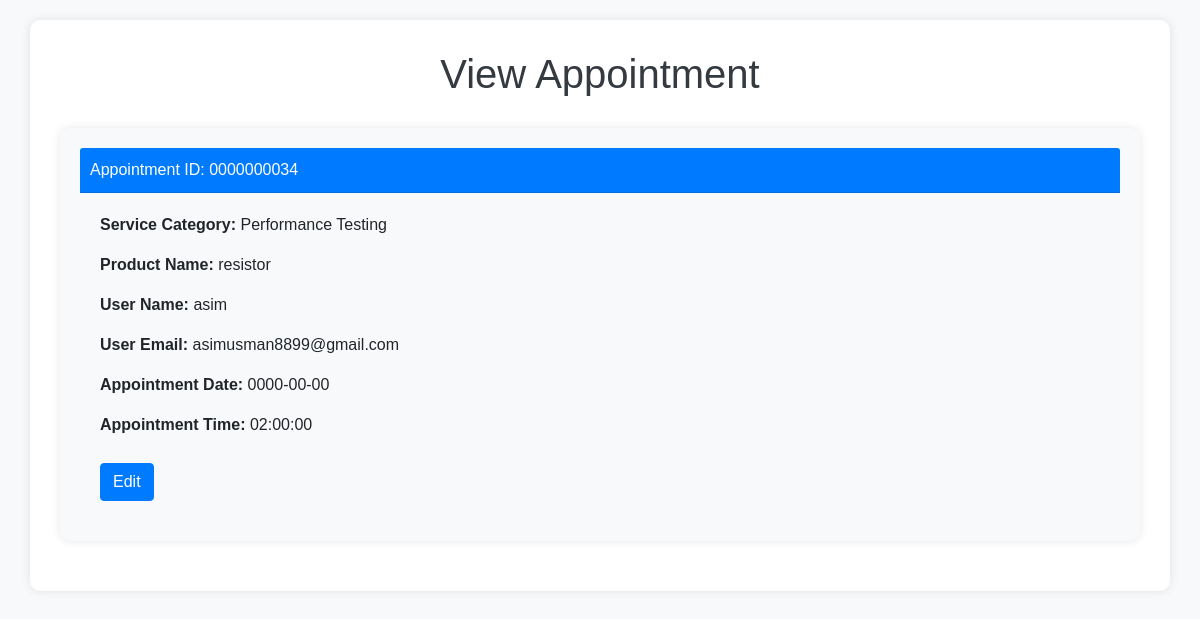
Page /website/view_appointment.php?id=34 on the committed database.
### tables this page shows
CREATE TABLE `appointment` (
  `id` int(10) UNSIGNED ZEROFILL NOT NULL,
  `service_category` varchar(255) NOT NULL,
  `product_name` varchar(255) NOT NULL,
  `user_name` varchar(255) NOT NULL,
  `user_email` varchar(255) NOT NULL,
  `tester_name` varchar(255) DEFAULT NULL,
  `appointment_date` date NOT NULL,
  `appointment_time` time NOT NULL,
  `created_at` timestamp NOT NULL DEFAULT current_timestamp()
);

### website/view_appointment.php (the view, shortened to what this page needs)
<!DOCTYPE html>
<html lang="en">
<head>
    <link href="https://stackpath.bootstrapcdn.com/bootstrap/4.5.2/css/bootstrap.min.css" rel="stylesheet">
</head>
<body>
    <div class="container">
        <h1>View Appointment</h1>
        <?php
        include "config.php";
        if (isset($_GET['id'])) {
            $appointment_id = $_GET['id'];
            $appointment_query = "SELECT * FROM appointment WHERE id = $appointment_id";
            $appointment_result = mysqli_query($conn, $appointment_query);
            if (mysqli_num_rows($appointment_result) > 0) {
                $appointment = mysqli_fetch_assoc($appointment_result);
        ?>
                <div class="appointment-card">
                    <div class="card-header">
                        Appointment ID: <?php echo $appointment['id']; ?>
                    </div>
                    <div class="card-body">
                        <p><strong>Service Category:</strong> <?php echo $appointment['service_category']; ?></p>
                        <p><strong>Product Name:</strong> <?php echo $appointment['product_name']; ?></p>
                        <p><strong>User Name:</strong> <?php echo $appointment['user_name']; ?></p>
                        <p><strong>User Email:</strong> <?php echo $appointment['user_email']; ?></p>
                        <p><strong>Appointment Date:</strong> <?php echo $appointment['appointment_date']; ?></p>
                        <p><strong>Appointment Time:</strong> <?php echo $appointment['appointment_time']; ?></p>
                        <a href="edit_appointment.php?id=<?php echo $appointment['id']; ?>" class="btn btn-primary btn-edit">Edit</a>
                    </div>
                </div>
        <?php
            } else {
                echo "<p>No appointment found with the provided ID.</p>";
            }
        } else {
            echo "<p>No appointment ID provided.</p>";
        }
        ?>
    </div>
</body>
</html>

### website/view_appointment.php (style rules this page uses)
body { font-family: Arial, sans-serif; background-color: #f8f9fa; padding: 20px; }
.container { background-color: #ffffff; padding: 30px; border-radius: 10px; box-shadow: 0px 0px 10px 0px rgba(0, 0, 0, 0.1); }
h1 { color: #343a40; margin-bottom: 30px; text-align: center; }
.appointment-card { background-color: #f8f9fa; padding: 20px; border-radius: 10px; margin-bottom: 20px; box-shadow: 0px 0px 10px 0px rgba(0, 0, 0, 0.1); }
.card-header { background-color: #007bff; color: #ffffff; padding: 10px; border-radius: 10px 10px 0 0; }
.card-body { padding: 20px; }
.btn-edit { margin-top: 10px; }

### rows in the picture
appointment: id "0000000034", service_category "Performance Testing", product_name "resistor", user_name "asim", user_email "asimusman8899@gmail.com", appointment_date "0000-00-00", appointment_time "02:00:00"
